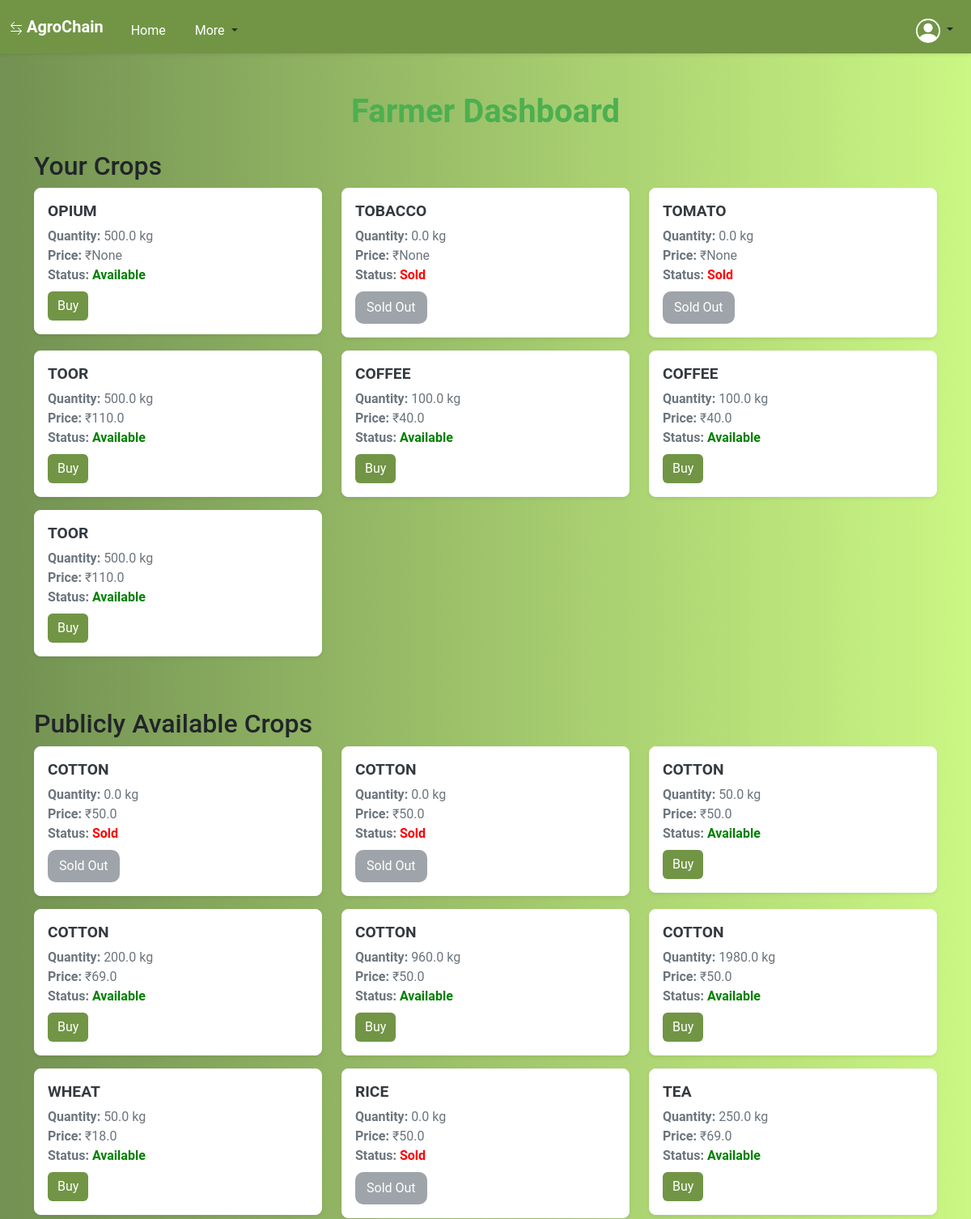
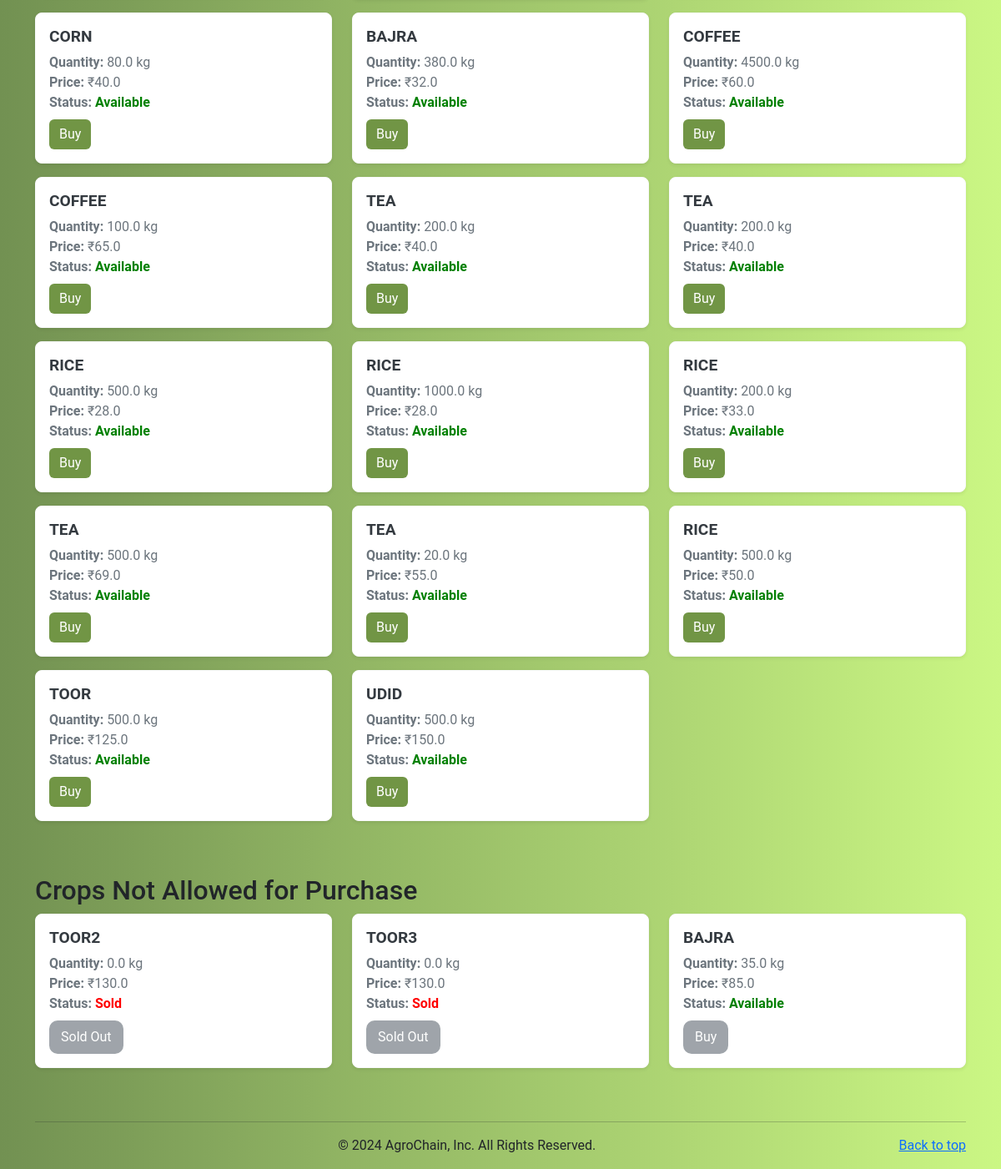
The page /dashboard/ (signed in) on the database its author committed (2 pictures, top to bottom).
### supply_chain/models.py (models this page shows, shortened)
class Crop(models.Model):
    name = models.CharField(max_length=100)
    quantity = models.FloatField()
    price = models.FloatField()  # Price for public visibility
    specific_user_price = models.FloatField(blank=True, null=True)  # Price for specific users
    current_owner = models.ForeignKey(settings.AUTH_USER_MODEL, on_delete=models.CASCADE, related_name='owned_crops')
    status = models.CharField(max_length=20, choices=[('listed', 'Listed'), ('sold', 'Sold')])
    current_stage = models.CharField(max_length=100, default='Listed by Farmer')
    transaction_hash = models.CharField(max_length=64, blank=True, null=True)
    allowed_users = models.ManyToManyField(settings.AUTH_USER_MODEL, related_name='allowed_crops', blank=True)
    visibility = models.CharField(max_length=10, choices=[('public', 'Public'), ('private', 'Private')], default='public')
    price_in_tokens = models.FloatField(blank=True, null=True, help_text='Optional: Price in tokens for the crop.')
    token_currency_enabled = models.BooleanField(default=False, help_text='Is token currency enabled for this crop?')

class UserSpecificCrop(models.Model):
    crop = models.ForeignKey(Crop, on_delete=models.CASCADE, related_name='user_specifics')
    user = models.ForeignKey(settings.AUTH_USER_MODEL, on_delete=models.CASCADE)
    specific_price = models.FloatField(null=True, blank=True)  # Price specific to this user
    allowed = models.BooleanField(default=False)  # Whether this user can see the crop

### supply_chain/views.py (the view)
# urls.py: path('dashboard/', dashboard, name='dashboard'),
@login_required
def dashboard(request):
    user = request.user
    print("Dashboard view called")
    user_role = getattr(request.user, 'role', None)
    print(f"User Role: {user_role}")
    all_user_specific_crops = UserSpecificCrop.objects.all()
    not_allowed_crops = UserSpecificCrop.objects.filter(user=user, allowed=False)
    user_crops = Crop.objects.filter(allowed_users=user)
    public_crops = Crop.objects.filter(visibility='public')
    if user.role == 'FARMER':
        return render(request, 'farmer_dashboard.html', {'user_crops': user_crops, 'public_crops': public_crops,'all_user_specifics': all_user_specific_crops,'not_allowed_crops': not_allowed_crops})
    elif user.role == 'DISTRIBUTOR':
        return render(request, 'distributor_dashboard.html', {'user_crops': user_crops, 'public_crops': public_crops,'all_user_specifics': all_user_specific_crops,'not_allowed_crops': not_allowed_crops})
    elif user.role == 'CONSUMER':
        return render(request, 'consumer_dashboard.html', {'user_crops': user_crops,'public_crops': public_crops,'all_user_specifics': all_user_specific_crops,'not_allowed_crops': not_allowed_crops})
    else:
        return redirect('list_crops')

### supply_chain/context_processors.py (called while the page is built)
def user_info(request):
    if request.user.is_authenticated:
        profile_picture_url = request.user.profile_picture.url if hasattr(request.user, 'profile_picture') and request.user.profile_picture else 'default_profile.png'
        return {
            'profile_name': request.user.username,
            'dp_url': profile_picture_url,
            'available_tokens': getattr(request.user, 'balance', 0),  # Assuming token_balance is an attribute of CustomUser
        }
    return {}

### supply_chain/templates/farmer_dashboard.html
{% extends 'base.html' %}
{% block content %}
<div class="container mt-5">
    <h1 class="mb-4 text-center" style="color: #4CAF50; font-size: 40px; font-weight: bold; text-align: center; margin-top: 20px;">Farmer Dashboard</h1>
    <h2>Your Crops</h2>
    <div class="row">
        {% if user_crops %}
            {% for crop in user_crops %}
            <div class="col-md-4 mb-3">
                <div class="card shadow-sm border-light">
                    <div class="card-body">
                        <h5 class="card-title">{{ crop.name }}</h5>
                        <p class="card-text">
                            <strong>Quantity:</strong> {{ crop.quantity }} kg <br>
                            <strong>Price:</strong> ₹{{ crop.specific_user_price }} <br>
                            <strong>Status:</strong>
                            {% if crop.status|lower == "sold" %}
                                <span style="color: red; font-weight: bold;">Sold</span>
                            {% else %}
                                <span style="color: green; font-weight: bold;">{{ crop.status|default:"Available" }}</span>
                            {% endif %}
                        </p>
                        {% if crop.status|lower != "sold" %}
                            <a href="{% url 'buy_crops' crop.id %}" class="btn btn-success">Buy</a>
                        {% else %}
                            <button class="btn btn-secondary" disabled>Sold Out</button>
                        {% endif %}
                    </div>
                </div>
            </div>
            {% endfor %}
        {% else %}
            <div class="col">
                <div class="alert alert-warning text-center" role="alert">
                    No crops listed yet.
                </div>
            </div>
        {% endif %}
    </div>
    <h2 class="mt-5">Publicly Available Crops</h2>
    <div class="row">
        {% if public_crops %}
            {% for crop in public_crops %}
            <div class="col-md-4 mb-3">
                <div class="card shadow-sm border-light">
                    <div class="card-body">
                        <h5 class="card-title">{{ crop.name }}</h5>
                        <p class="card-text">
                            <strong>Quantity:</strong> {{ crop.quantity }} kg <br>
                            <strong>Price:</strong> ₹{{ crop.price }} <br>
                            <strong>Status:</strong>
                            {% if crop.status|lower == "sold" %}
                                <span style="color: red; font-weight: bold;">Sold</span>
                            {% else %}
                                <span style="color: green; font-weight: bold;">{{ crop.status|default:"Available" }}</span>
                            {% endif %}
                        </p>
                        {% if crop.status|lower != "sold" %}
                            <a href="{% url 'buy_crops' crop.id %}" class="btn btn-success">Buy</a>
                        {% else %}
                            <button class="btn btn-secondary" disabled>Sold Out</button>
                        {% endif %}
                    </div>
                </div>
            </div>
            {% endfor %}
        {% else %}
            <div class="col">
                <div class="alert alert-warning text-center" role="alert">
                    No public crops available.
                </div>
            </div>
        {% endif %}
    </div>
    <h2 class="mt-5">Crops Not Allowed for Purchase</h2>
    <div class="row">
        {% if not_allowed_crops %}
            {% for crop in not_allowed_crops %}
            <div class="col-md-4 mb-3">
                <div class="card shadow-sm border-light">
                    <div class="card-body">
                        <h5 class="card-title">{{ crop.crop.name }}</h5>
                        <p class="card-text">
                            <strong>Quantity:</strong> {{ crop.crop.quantity }} kg <br>
                            <strong>Price:</strong> ₹{{ crop.crop.price }} <br>
                            <strong>Status:</strong>
                            {% if crop.crop.status|lower == "sold" %}
                                <span style="color: red; font-weight: bold;">Sold</span>
                            {% else %}
                                <span style="color: green; font-weight: bold;">{{ crop.status|default:"Available" }}</span>
                            {% endif %}
                        </p>
                        {% if crop.crop.status|lower != "sold" %}
                            <button class="btn btn-secondary" style="color: white;" disabled>Buy</a>
                        {% else %}
                            <button class="btn btn-secondary" style="color: white;" disabled>Sold Out</button>
                        {% endif %}
                    </div>
                </div>
            </div>
            {% endfor %}
        {% else %}
            <div class="col">
                <div class="alert alert-warning text-center" role="alert">
                    No crops found where you are not allowed.
                </div>
            </div>
        {% endif %}
    </div>
</div>
{% endblock %}

### supply_chain/static/css/style.css (style rules this page uses)
.btn-success { background-color: #719545; border: none; }
body { font-family: 'Roboto', sans-serif; background: linear-gradient(to right, #729152, #cbf784); height: 100vh; margin: 0; }
h1 { font-weight: bold; color: #343a40; }
.card { border-radius: 10px; border: 1px solid #ddd; }
.card-title { font-size: 1.5rem; color: #007bff; }
.card-body { padding: 1rem; }
.card-title { font-size: 1.2rem; font-weight: 600; color: #343a40; text-transform: uppercase; }
button.btn { background-color: #f7f7f7; border: 2px solid #719545; border-radius: 10px; transition: background-color 0.3s ease-in-out; }
.card-text { font-size: 1rem; color: #6c757d; }
.card { border-radius: 8px; transition: transform 0.3s ease-in-out, box-shadow 0.3s ease-in-out; }
.card-body p { margin-bottom: 0.5rem; }

### rows shown on the page
Crop: name "OPIUM", quantity "500.0", specific_user_price "None", status "Available", shows "Buy"
Crop: name "TOBACCO", quantity "0.0", specific_user_price "None", status "Sold"
Crop: name "TOMATO", quantity "0.0", specific_user_price "None", status "Sold"
Crop: name "TOOR", quantity "500.0", specific_user_price "110.0", status "Available", shows "Buy"
Crop: name "COFFEE", quantity "100.0", specific_user_price "40.0", status "Available", shows "Buy"
Crop: name "COFFEE", quantity "100.0", specific_user_price "40.0", status "Available", shows "Buy"
Crop: name "TOOR", quantity "500.0", specific_user_price "110.0", status "Available", shows "Buy"
Crop: name "COTTON", quantity "0.0", price "50.0", status "Sold"
Crop: name "COTTON", quantity "0.0", price "50.0", status "Sold"
Crop: name "COTTON", quantity "50.0", price "50.0", status "Available", shows "Buy"
Crop: name "COTTON", quantity "200.0", price "69.0", status "Available", shows "Buy"
Crop: name "COTTON", quantity "960.0", price "50.0", status "Available", shows "Buy"
Crop: name "COTTON", quantity "1980.0", price "50.0", status "Available", shows "Buy"
Crop: name "WHEAT", quantity "50.0", price "18.0", status "Available", shows "Buy"
Crop: name "RICE", quantity "0.0", price "50.0", status "Sold"
Crop: name "TEA", quantity "250.0", price "69.0", status "Available", shows "Buy"
Crop: name "CORN", quantity "80.0", price "40.0", status "Available", shows "Buy"
Crop: name "BAJRA", quantity "380.0", price "32.0", status "Available", shows "Buy"
Crop: name "COFFEE", quantity "4500.0", price "60.0", status "Available", shows "Buy"
Crop: name "COFFEE", quantity "100.0", price "65.0", status "Available", shows "Buy"
Crop: name "TEA", quantity "200.0", price "40.0", status "Available", shows "Buy"
Crop: name "TEA", quantity "200.0", price "40.0", status "Available", shows "Buy"
Crop: name "RICE", quantity "500.0", price "28.0", status "Available", shows "Buy"
Crop: name "RICE", quantity "1000.0", price "28.0", status "Available", shows "Buy"
Crop: name "RICE", quantity "200.0", price "33.0", status "Available", shows "Buy"
Crop: name "TEA", quantity "500.0", price "69.0", status "Available", shows "Buy"
Crop: name "TEA", quantity "20.0", price "55.0", status "Available", shows "Buy"
Crop: name "RICE", quantity "500.0", price "50.0", status "Available", shows "Buy"
Crop: name "TOOR", quantity "500.0", price "125.0", status "Available", shows "Buy"
Crop: name "UDID", quantity "500.0", price "150.0", status "Available", shows "Buy"
UserSpecificCrop: crop.name "TOOR2", crop.quantity "0.0", crop.price "130.0", shows "Sold", shows "Sold Out"
UserSpecificCrop: crop.name "TOOR3", crop.quantity "0.0", crop.price "130.0", shows "Sold", shows "Sold Out"
UserSpecificCrop: crop.name "BAJRA", crop.quantity "35.0", crop.price "85.0", status "Available", shows "Buy"
